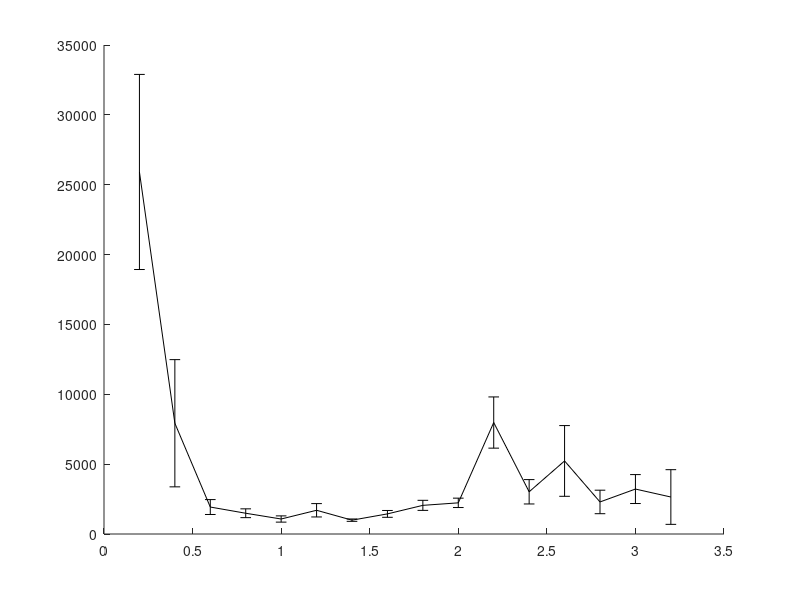

This figure's MATLAB source: (Note: this script raises an error after producing the figure.)
% Performance comparison between the PCS, GD (with KDL) and the Hybrid
% approach. The experiment is in one scene with obstacles where the start and goal configurations
% are:
% State c_start = {0.5236, 1.74753, -1.8326, -1.4835,	1.5708,	0, 1.004278, 0.2729, 0.9486, -1.15011, 1.81001, -1.97739};
% State c_goal = {0.5236, 0.34907, 0.69813, -1.3963, 1.5708, 0, 0.7096, 1.8032, -1.7061, -1.6286, 1.9143, -2.0155}; // Robot 2 no backflip - Elbow down
% This while benchmarking the maximum step distance.
% With joint limits of the ABB robots.
% last updated: 09/04/17

clear all
clc

%%
planners = {'BiRRT','RRT','LazyRRT','SBL'};
plannerType = planners{3};
switch plannerType
    case 'BiRRT'
        D1 = load('Benchmark_BiRRT_PCS_3poles_rB.txt');
        D2 = load('Benchmark_BiRRT_GD_3poles_rB.txt');
        D3 = load('Benchmark_BiRRT_HB_3poles_rB.txt');
    case 'RRT'
        D1 = load('Benchmark_RRT_PCS_3poles_rB.txt'); D1 = D1(D1(:,3)==1,:);
        D2 = load('Benchmark_RRT_GD_3poles_rB.txt'); D2 = D2(D2(:,3)==1,:);
        D3 = load('Benchmark_RRT_HB_3poles_rB.txt'); D3 = D3(D3(:,3)==1,:);
    case 'LazyRRT'
        D1 = load('Benchmark_LazyRRT_PCS_3poles_rB.txt');
        D2 = load('Benchmark_LazyRRT_GD_3poles_rB.txt'); D2 = D2(D2(:,3)==1,:);
        D3 = load('Benchmark_RRT_HB_3poles_rB.txt');
    case 'SBL'
        D1 = load('Benchmark_SBL_PCS_3poles_rB.txt');
        D2 = load('Benchmark_SBL_GD_3poles_rB.txt');
        D3 = load('Benchmark_SBL_HB_3poles_rB.txt');
end

%% 
disp(['Results for ' plannerType ':']);


%%
% PCS
rd = sort(unique(D1(:,1)));
for i = 1:length(rd)
    M = D1(D1(:,1)==rd(i), 2:end);
    td(i) = mean(M(:,4))*1e3;
    td_ste(i) = 1e3*std(M(:,4))/sqrt(size(M,1));
end

%%
% GD
rg = sort(unique(D2(:,1)));
for i = 1:length(rg)
    M = D2(D2(:,1)==rg(i), 2:end);
%     disp([i-1 rg(i)  size(M,1)])
    tg(i) = mean(M(:,4))*1e3;
    tg_ste(i) = 1e3*std(M(:,4))/sqrt(size(M,1));
end

%%
% HB
rb = sort(unique(D3(:,1)));
for i = 1:length(rb)
    M = D3(D3(:,1)==rb(i), 2:end);
%     disp([i-1 rg(i)  size(M,1)])
    tb(i) = mean(M(:,4))*1e3;
    tb_ste(i) = 1e3*std(M(:,4))/sqrt(size(M,1));
end

%%
disp(' ');
[tdmin, id] = min(td);
[tgmin, ig] = min(tg);
[tbmin, ib] = min(tb);

%%
h = figure(1);
clf
errorbar(rd,td,td_ste,'-k','linewidth',2);
hold on
errorbar(rg,tg,tg_ste,'--k','linewidth',2);
errorbar(rb,tb,tb_ste,':k','linewidth',2);
hold off
ylabel('mean runtime [msec]');
xlabel('max. local-connection distance');
legend('PCS','GD','HB');
% xlim([0 6]);
% xlim([min(rd) max(rd)]);

%% 
sS = rd(id);
tmin = tdmin;
D1 = D1(D1(:,1)==sS, 2:end);
verf = D1(:,1)==1;
suc = D1(:,2)==1;

D = D1;
disp('------------------------------------');
disp('PCS:');
disp(['Results of ' num2str(size(D,1)) ' queries.']);
disp(['Minimum avg. runtime is ' num2str(tmin) 'msec with d = ' num2str(sS) ]);
disp(['Percent of successful queries verified: ' num2str(sum(verf & suc)/sum(suc)*100) '%']);
disp(['Plan distance: ' num2str(D(1,3)) ]);
disp(['Avg. runtime: ' num2str(mean(D(:,4))*1e3)  ' +/- ' num2str(std(D(:,4))/sqrt(size(D,1))*1e3) ' msec ']);
disp(['Min. runtime: ' num2str(min(D(:,4))*1e3) ' msec ']);
disp(['Avg. nodes in path: ' num2str(floor(mean(D(:,10)))) ]);
disp(['Avg. nodes in trees: ' num2str(floor(mean(D(:,11)))) ]);
disp(['Avg. number of projections: ' num2str(floor(mean(D(:,5)))) ]);
disp(['Avg. local-connection time: ' num2str(mean(D(:,12)./D(:,13))*1e3)  ' +/- ' num2str(std(D(:,12)./D(:,13))/sqrt(size(D,1))*1e3) ' msec ']);
disp(['Avg. total local-connection time: ' num2str(mean(D(:,12))*1e3)  ' +/- ' num2str(std(D(:,12))/sqrt(size(D,1))*1e3) ' msec ']);
disp(['Avg. number of local connection checks: ' num2str(mean(D(:,13)))]);
disp(['Avg. collision check time: ' num2str(mean(D(:,8))*1e3) ' msec.']);
disp(['Percent of successful local connections: ' num2str(100*mean(D(:,14)./D(:,13)))]);

%%
sS = rg(ig);
tmin = tgmin;
D2 = D2(D2(:,1)==sS, 2:end);
verf = D2(:,1)==1;
suc = D2(:,2)==1;

D = D2;
disp('------------------------------------');
disp('GD:');
disp(['Results of ' num2str(size(D,1)) ' queries.']);
disp(['Minimum avg. runtime is ' num2str(tmin) 'msec with d = ' num2str(sS) ]);
disp(['Percent of successful queries verified: ' num2str(sum(verf & suc)/sum(suc)*100) '%']);
disp(['Plan distance: ' num2str(D(1,3)) ]);
disp(['Avg. runtime: ' num2str(mean(D(:,4))*1e3)  ' +/- ' num2str(std(D(:,4))/sqrt(size(D,1))*1e3) ' msec ']);
disp(['Min. runtime: ' num2str(min(D(:,4))*1e3) ' msec ']);
disp(['Avg. nodes in path: ' num2str(floor(mean(D(:,10)))) ]);
disp(['Avg. nodes in trees: ' num2str(floor(mean(D(:,11)))) ]);
disp(['Avg. number of projections: ' num2str(floor(mean(D(:,5)))) ]);
disp(['Avg. local-connection time: ' num2str(mean(D(:,12)./D(:,13))*1e3)  ' +/- ' num2str(std(D(:,12)./D(:,13))/sqrt(size(D,1))*1e3) ' msec ']);
disp(['Avg. total local-connection time: ' num2str(mean(D(:,12))*1e3)  ' +/- ' num2str(std(D(:,12))/sqrt(size(D,1))*1e3) ' msec ']);
disp(['Avg. number of local connection checks: ' num2str(mean(D(:,13)))]);
disp(['Avg. collision check time: ' num2str(mean(D(:,8))*1e3) ' msec.']);
disp(['Percent of successful local connections: ' num2str(100*mean(D(:,14)./D(:,13)))]);

%%
sS = rb(ib);
tmin = tbmin;
D3 = D3(D3(:,1)==sS, 2:end);
verf = D3(:,1)==1;
suc = D3(:,2)==1;

D = D3;
disp('------------------------------------');
disp('HB:');
disp(['Results of ' num2str(size(D,1)) ' queries.']);
disp(['Minimum avg. runtime is ' num2str(tmin) 'msec with d = ' num2str(sS) ]);
disp(['Percent of successful queries verified: ' num2str(sum(verf & suc)/sum(suc)*100) '%']);
disp(['Plan distance: ' num2str(D(1,3)) ]);
disp(['Avg. runtime: ' num2str(mean(D(:,4))*1e3)  ' +/- ' num2str(std(D(:,4))/sqrt(size(D,1))*1e3) ' msec ']);
disp(['Min. runtime: ' num2str(min(D(:,4))*1e3) ' msec ']);
disp(['Avg. nodes in path: ' num2str(floor(mean(D(:,10)))) ]);
disp(['Avg. nodes in trees: ' num2str(floor(mean(D(:,11)))) ]);
disp(['Avg. number of projections: ' num2str(floor(mean(D(:,5)))) ]);
disp(['Avg. local-connection time: ' num2str(mean(D(:,12)./D(:,13))*1e3)  ' +/- ' num2str(std(D(:,12)./D(:,13))/sqrt(size(D,1))*1e3) ' msec ']);
disp(['Avg. total local-connection time: ' num2str(mean(D(:,12))*1e3)  ' +/- ' num2str(std(D(:,12))/sqrt(size(D,1))*1e3) ' msec ']);
disp(['Avg. number of local connection checks: ' num2str(mean(D(:,13)))]);
disp(['Avg. collision check time: ' num2str(mean(D(:,8))*1e3) ' msec.']);
disp(['Percent of successful local connections: ' num2str(100*mean(D(:,14)./D(:,13)))]);

%%
disp(' ');
disp(['Best speed-up: t_{pcs}/t_{gd} = ' num2str(tdmin/tgmin) ]);
disp(['Best speed-up: t_{hb}/t_{gd} = ' num2str(tbmin/tgmin) ]);
disp(['Best speed-up: t_{hb}/t_{pcs} = ' num2str(tbmin/tdmin) ]);

%%
%%
%%
% PCS
td = D1(:,4);
maxT = max(td);
T1 = linspace(0,maxT,100);
T1 = T1(2:end);
for i = 1:length(T1)
    sd = td < T1(i);
    md(i) = mean(td(sd));
    Md(i) = 1-sum(sd)/length(td);
end
%%
% GD
tg = D2(:,4);
maxT = max(tg);
T2 = linspace(0,maxT,1000);
T2 = T2(2:end);
for i = 1:length(T2)
    sg = tg < T2(i);
    mg(i) = mean(tg(sg));
    Mg(i) = 1-sum(sg)/length(tg);
end

%%
% HB
tb = D3(:,4);
maxT = max(tg);
T3 = linspace(0,maxT,1000);
T3 = T3(2:end);
for i = 1:length(T3)
    sb = tb < T3(i);
    mb(i) = mean(tb(sb));
    Mb(i) = 1-sum(sb)/length(tb);
end

%%
h = figure(2);
clf
plot(T1,Md*100,'-k','linewidth',2);
hold on
plot(T2,Mg*100,'--k','linewidth',2);
plot(T3,Mb*100,':k','linewidth',2);
hold off
xlabel('maximum runtime [sec]');
ylabel('failure rate [%]');
legend('PCS','GD','HB');
xlim([0 max([T1 T2])]);
title(plannerType);
